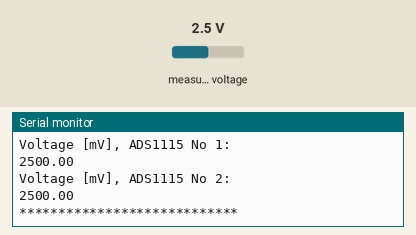
Recording of a sketch running on a simulated ESP32. Parts: the last lines printed to the serial monitor. Inputs (shaded band) come from the test bench; at power-on: measured voltage 2.5 V.

Above: at 1.2 s.
1.3 s: measured voltage set to 0.1 V
At 2.6 s:
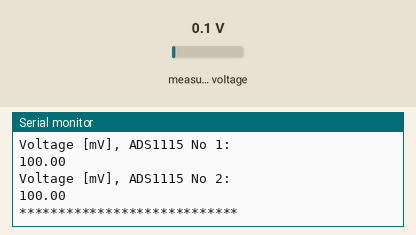
2.8 s: measured voltage set to 1.2 V
At 4.0 s:
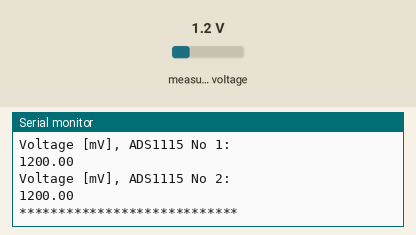
4.3 s: measured voltage set to 0.1 V
At 6.1 s:
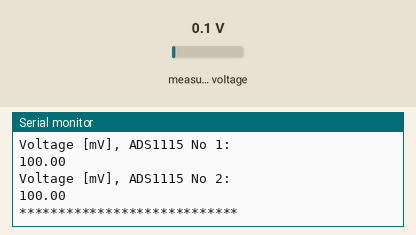
Timing chart, 0 to 7.6 s (numbered marks = the images above; inputs shaded):
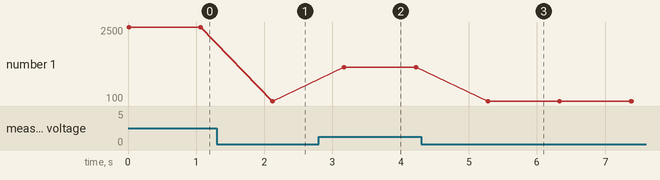

The sketch:

Using_two_ADS1115.ino
```cpp
/***************************************************************************
* Example sketch for the ADS1115_WE library
*
* This sketch shows how to use two ADS1115 modules. In order to set the address,
* connect the address pin to:
*
* GND -> 0x48 (or leave unconnected)
* VCC -> 0x49
* SDA -> 0x4A
* SCL -> 0x4B
*
* When you have understood how it works you can easily add two additional ADS1115.
* Of course there is potential to shorten the code, e.g. by setting up the ADCs
* as array.
*
* If you need up to eight ADS1115 modules you can use an ESP32 with its two I2C
* interfaces:
* https://wolles-elektronikkiste.de/en/how-to-use-the-i2c-interfaces-of-the-esp32
*
* If you need up to 32 ADS1115 modules you can use a multiplexer like the TSCA9548A:
* https://wolles-elektronikkiste.de/en/tca9548a-i2c-multiplexer
*
* Or you combine both and control up to 64 ADS1115 modules.
*
* Further information about the ADS1115 can be found on:
* https://wolles-elektronikkiste.de/ads1115 (German)
* https://wolles-elektronikkiste.de/en/ads1115-a-d-converter-with-amplifier (English)
*
***************************************************************************/

#include<ADS1115_WE.h>
#include<Wire.h>
#define I2C_ADDRESS_1  0x4A
#define I2C_ADDRESS_2  0x4B

ADS1115_WE adc_1 = ADS1115_WE(I2C_ADDRESS_1);
ADS1115_WE adc_2 = ADS1115_WE(I2C_ADDRESS_2);

void setup() {
  Wire.begin();
  Serial.begin(9600);

  if(!adc_1.init()){
    Serial.print("ADS1115 No 1 not connected!");
  }
  adc_1.setVoltageRange_mV(ADS1115_RANGE_6144);
  adc_1.setMeasureMode(ADS1115_CONTINUOUS);
  adc_1.setCompareChannels(ADS1115_COMP_0_GND);

  if(!adc_2.init()){
    Serial.print("ADS1115 No 2 not connected!");
  }
  adc_2.setVoltageRange_mV(ADS1115_RANGE_6144);
  adc_2.setMeasureMode(ADS1115_CONTINUOUS);
  adc_2.setCompareChannels(ADS1115_COMP_0_GND);
}

void loop() {
  float voltage = 0.0;

  voltage = adc_1.getResult_mV();
  Serial.println("Voltage [mV], ADS1115 No 1: ");
  Serial.println(voltage);

  voltage = adc_2.getResult_mV();
  Serial.println("Voltage [mV], ADS1115 No 2: ");
  Serial.println(voltage);

  Serial.println("****************************");
  delay(1000);
}
```

Measured:
- after the input at 1.3 s, the serial monitor: prints a new line after 0.82 s (image 1)
- after the input at 2.8 s, the serial monitor: prints a new line after 0.37 s (image 2)
- plotted number 1: 2500 → 100 after the input at 1.3 s, 100 → 1200 after the input at 2.8 s
